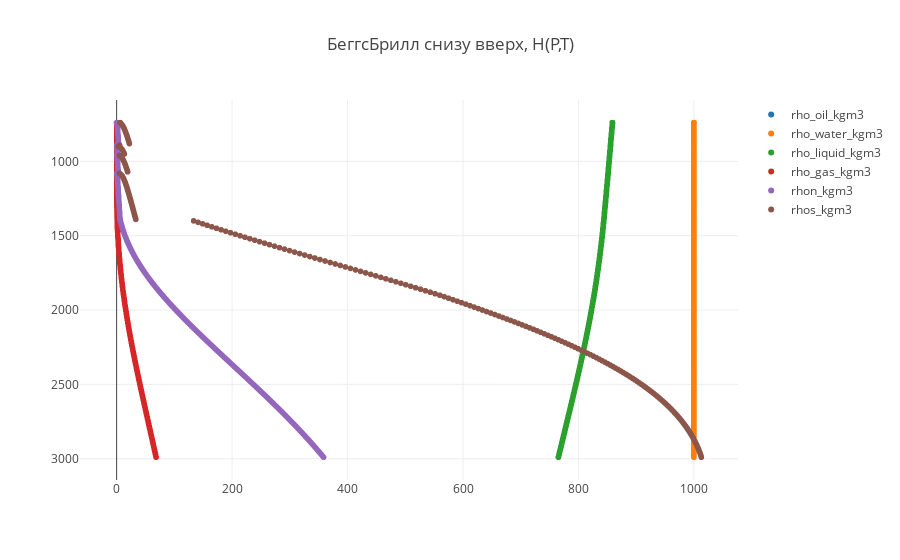

The code cell stored with this chart in its notebook:
### Code cell
trace1 = trace(14)
trace2 = trace(15)
trace3 = trace(16)
trace4 = trace(17)
trace5 = trace(41)
trace6 = trace(48)

data = [trace1, trace2, trace3, trace4,  trace5,  trace6]

plot()

### Figure 1 — Plotly figure (JSON) as saved in the notebook; plotly's stock layout.template omitted (floating-point values rounded to 4 significant figures; data arrays with more than 128 entries replaced by an {"elided": "..."} marker saying what was removed)
{"data": [{"mode": "markers", "name": "rho_oil_kgm3", "type": "scattergl", "uid": "c0589c98-2ebc-4b47-89fc-72244a1541f4", "x": {"elided": "300 float values"}, "y": {"elided": "300 int values"}}, {"mode": "markers", "name": "rho_water_kgm3", "type": "scattergl", "uid": "e969637d-a92f-42af-a773-d8d870a48e2e", "x": {"elided": "300 int values"}, "y": {"elided": "300 int values"}}, {"mode": "markers", "name": "rho_liquid_kgm3", "type": "scattergl", "uid": "eec6032d-853f-4971-90df-6f171d375976", "x": {"elided": "300 float values"}, "y": {"elided": "300 int values"}}, {"mode": "markers", "name": "rho_gas_kgm3", "type": "scattergl", "uid": "6db1516f-534a-4229-b972-df0427f270be", "x": {"elided": "300 float values"}, "y": {"elided": "300 int values"}}, {"mode": "markers", "name": "rhon_kgm3", "type": "scattergl", "uid": "1a8d686c-6629-4d6a-8421-e8f9feed47eb", "x": {"elided": "300 float values"}, "y": {"elided": "300 int values"}}, {"mode": "markers", "name": "rhos_kgm3", "type": "scattergl", "uid": "63814e82-1684-4ecd-88db-67303abe136e", "x": {"elided": "300 float values"}, "y": {"elided": "300 int values"}}], "layout": {"title": {"text": "БеггсБрилл снизу вверх, H(P,T)"}, "yaxis": {"autorange": "reversed"}}}
